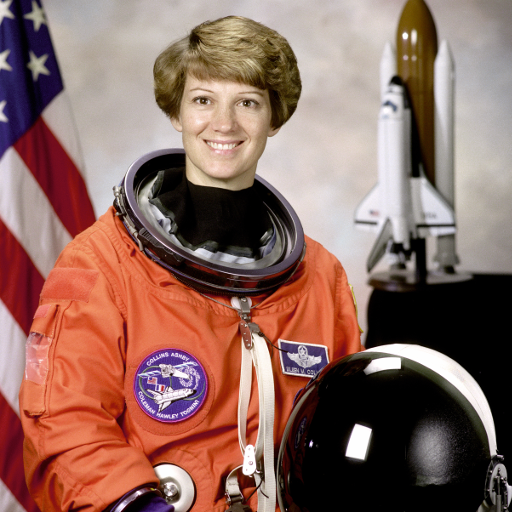
#> input picture skimage.data.astronaut(), 512 x 512 px
$ jupyter execute --allow-errors 03-hog.ipynb
#> lines starting #> are read from the running program, lines starting #| are printed output that depends on the picture; long printed decimals are rounded
# Gradient image features: Histogram of Oriented Gradients (HoG) introduction

**Overview**
This exercise introduces image gradient extraction and demonstrates how to compute Histogram of Oriented Gradients (HoG) features on a sample image. The extracted HoG features will be used in later exercises for classification.

<article class="message">
    <div class="message-body">
        <strong>List of individual tasks</strong>
        <ul style="list-style: none;">
            <li>
            <a href="#descriptor">Task 1: Calculate the HoG descriptor</a>
            </li>
            <li>
            <a href="#test1">Task 2: Reflect</a>
            </li>
            <li>
            <a href="#test">Task 3: Visualizing and understanding the HoG de…</a>
            </li>
            <li>
            <a href="#test2">Task 4: Reflect</a>
            </li>
            <li>
            <a href="#compare_images">Task 5: Comparing HoG Features</a>
            </li>
            <li>
            <a href="#compare_images1">Task 6: Evaluating HoG Features</a>
            </li>
            <li>
            <a href="#interpretation">Task 7: Interpretation/ Understanding questions</a>
            </li>
            <li>
            <a href="#interpretation1">Task 8: Interpretation/ Understanding questions</a>
            </li>
        </ul>
    </div>
</article>

The cell below loads a sample image.

[cell 1]
## load input image
import matplotlib.pyplot as plt
import numpy as np
from skimage.feature import hog
from skimage import data, exposure


fn =  "./data/zelda-white.bmp"
#> (the rest of this cell did not finish here and is left out)

The following section:
- Introduces the [HoG descriptor](https://en.wikipedia.org/wiki/Histogram_of_oriented_gradients)

- Shows how to calculate a HoG featues for an image including a visualization of the HoG descriptor.

## Overview of Histogram of Oriented Gradients (HoG) Algorithm
The Histogram of Oriented Gradients (HoG) is a feature descriptor used to detect objects in images.
The function [skimage.feature.HoG](https://scikit-image.org/docs/stable/api/skimage.feature.html<elem-3>.feature.HoG)
 computes
the HoG features. It also returns the feature descriptor vector (`fd`
), in which its
size is equal to the number of: Bins $\times$ Block Columns
$\times$ Block Rows $\times$ Cells in the Block.
The process involves the following stages:
**1. Preprocessing / Smoothing:**

Initially, the image undergoes a global intensity normalization to diminish the effects of lighting. A common technique involves gamma (power-law) transformation of pixels, which can be achieved by calculating the square root or logarithm of each color channel. This stage helps in reducing the impact of local shadowing and highlights variations since the image texture strength is generally related to the local surface illumination.
**2. Calculation of Image Gradients:**

This stage focuses on computing image gradients. The standard procedure is to either convert the image to grayscale or use the most prominent color channel.
**Info**
This step was implemented by us in the first part of the exercise.


**3. Creation of Cells and Calculation of normalized Histograms:**

The objective is to create an encoding of local gradients. This involves partitioning the image window into smaller spatial cells. Each cell creates a histogram of image gradient orientations and performs various steps to normalize intensities and histograms.
**4. Compilation of Feature Vector:**

The HoG feature is constructed by concatenating the histograms for each cell into a combined vector.

---
**Task 1 (easy): Calculate the HoG descriptor👩‍💻**
1. Run the cell below to calculate and plot the HoG descriptor.

---

[cell 2]
# load new image
image1 = data.astronaut()[:270,100:320]
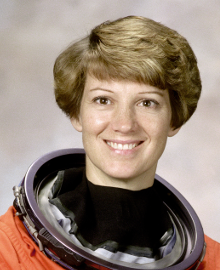
#> image1: shape (270, 220, 3); mean R, G, B 148.5, 130.6, 117.9
print(image1.shape)
#| (270, 220, 3)

feature_vector=True,
bins = 8
pixels_per_cell = 16
cells_per_block = 4

(fd1, HoG_feat1) = hog(
    image1,
    orientations=bins,
    pixels_per_cell=(pixels_per_cell, pixels_per_cell),
    cells_per_block=(cells_per_block, cells_per_block),
    block_norm="L2",
    visualize=True,
    feature_vector=True,
    channel_axis=-1
)
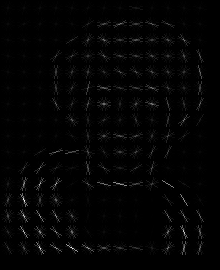
#> HoG_feat1: shape (270, 220) float64; min 0, max 68.85, mean 1.1; drawn with min black and max white
#> fd1 = 16640 values, max 0.717 at index 14860, min 0 at index 12411, mean 0.0553
HoG_feat1 = HoG_feat1.astype("uint8")
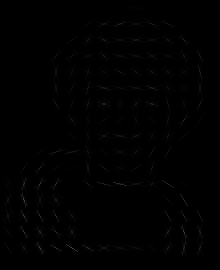
#> HoG_feat1: shape (270, 220); min 0, max 68, mean 0.9


# after implementation of the HoG function, run the following plot
fig, (ax1, ax2) = plt.subplots(1, 2, figsize=(8, 4), sharex=True, sharey=True)

ax1.axis('off')
ax1.imshow(image1, cmap=plt.cm.gray)
ax1.set_title('Input image')

# Rescale histogram for better display
HoG_image_rescaled = exposure.rescale_intensity(HoG_feat1, in_range=(0, 10))

ax2.axis('off')
ax2.imshow(HoG_image_rescaled, cmap=plt.cm.gray)
ax2.set_title('Histogram of Oriented Gradients')
plt.show()

---
**Task 2 (easy): Reflect💡**
1. What charaterizes the local histograms and the HoG feature combined?

---

[cell 3]
#Write your reflections here..
"""
Gradient-changes in different directions
"""

---
**Task 3 (easy): Visualizing and understanding the HoG descriptor👩‍💻**
Change the parameters of the HoG descriptor and visualize how the feature descriptor changes.
1. Change the parameters for the HoG descriptor:

- the number of bins
- the number of pixels per cell
- the number of cells per block

and visually observe how the dimensionality and the features change.
2. The following cell loads an image of a cat. Calculate the HoG descriptor of the cat image.

---

[cell 4]
image2 = data.cat()[:270,:440:2]
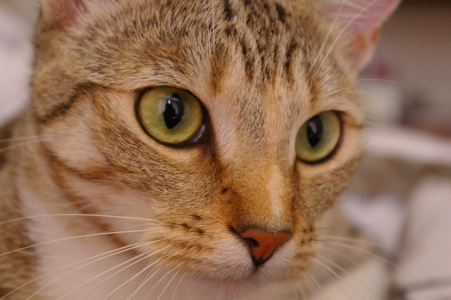
#> input picture skimage.data.cat(), 451 x 300 px
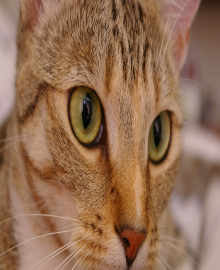
#> image2: shape (270, 220, 3); mean R, G, B 146.3, 109.6, 83.4
print(image2.shape)
#| (270, 220, 3)

bins = 8#bins
pixels_per_cell = 16#pixels_per_cell
cells_per_block = 4#cells_per_block


fd2,HoG_feat2 = hog(
    image2,
    orientations=bins,
    pixels_per_cell=(pixels_per_cell, pixels_per_cell),
    cells_per_block=(cells_per_block, cells_per_block),
    block_norm="L2",
    visualize=True,
    feature_vector=True,
    channel_axis=-1
)
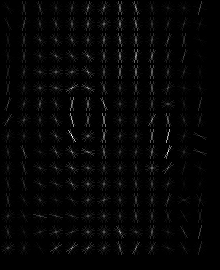
#> HoG_feat2: shape (270, 220) float64; min 0, max 46.89, mean 1; drawn with min black and max white
#> fd2 = 16640 values, max 0.608 at index 10398, min 0 at index 97, mean 0.0651
HoG_feat2 = HoG_feat2.astype("uint8")
# after implementation of the HoG function, run the following plot
fig, (ax1, ax2) = plt.subplots(1, 2, figsize=(8, 4), sharex=True, sharey=True)

ax1.axis('off')
ax1.imshow(image2, cmap=plt.cm.gray)
ax1.set_title('Input image')

# Rescale histogram for better display
HoG_image_rescaled2 = exposure.rescale_intensity(HoG_feat2, in_range=(0, 10))
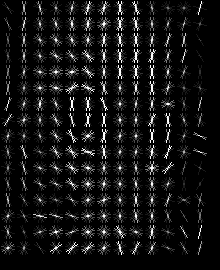
#> HoG_image_rescaled2: shape (270, 220); min 0, max 255, mean 20.3

ax2.axis('off')
ax2.imshow(HoG_image_rescaled2, cmap=plt.cm.gray)
ax2.set_title('Histogram of Oriented Gradients')

---
**Task 4 (easy): Reflect💡**
1. What charaterizes the local histograms and the HoG feature combined?

---

[cell 5]
#Write your reflections here...
"""
sí
A lot of the lines are pretty vertical so it seems we have a lot of vertical lines with contrast changes.
"""

---
**Task 5 (easy): Comparing HoG Features👩‍💻**
This task is about comparing HoG features of two different images.
1. Change the parameters of the HoG descriptor and visually compare the HoG features.
2. Calculate the normalized (use `np.linalg.norm`
 to normalize vectors) scalar product between the two feature vectors `fd1`
 and `fd2`
.     - What is the scalar product between two feature vectors? (compare it to the value of 1 )
    - Repeat the calculation for multiple HoG filter parameters, and describe how these parameters influence the result.

**Hint**
Set `feature_vector`
=True in `HoG`

3. Based on the cosine similarity (normalized inner product), explain how HoG features can be used to classify different images of cat/humans.

---

[cell 6]
# calculate the similarity here..
print((fd1/np.linalg.norm(fd1))@(fd2/np.linalg.norm(fd2)))
#| 0.4301

[cell 7]
#Write your reflections here...
"""
when it is 1 the two pictures are identicle
The closer it is to 1 the more similar are the pictures
"""

---
**Task 6 (easy): Evaluating HoG Features💡**
This task will compare two HoG features of different images.
1. What is the scalar product between two feature vectors? (compare it to the value of 1 )
2. Repeat the calculation for multiple HoG filter settings, notice a difference?

**Hint**
Set `feature_vector`
=True in `HoG`

3. Based on the cosine similarity (normalized inner product), explain how HoG features can be used to classify different images of cat/humans.

---

[cell 8]
#Write your reflections here...
print(fd1@fd2)
#| 55.912

---
**Task 7 (medium): Interpretation/ Understanding questions👩‍💻**
Select several images from the dataset (`peopleXY.jpg`
) and visually compare the HoG features of people and non-people images.
1. Run the cell below to visualizes the HoG features

---

[cell 9]
# load new image
fn =  "./data/people01.jpg"
image = plt.imread(fn)
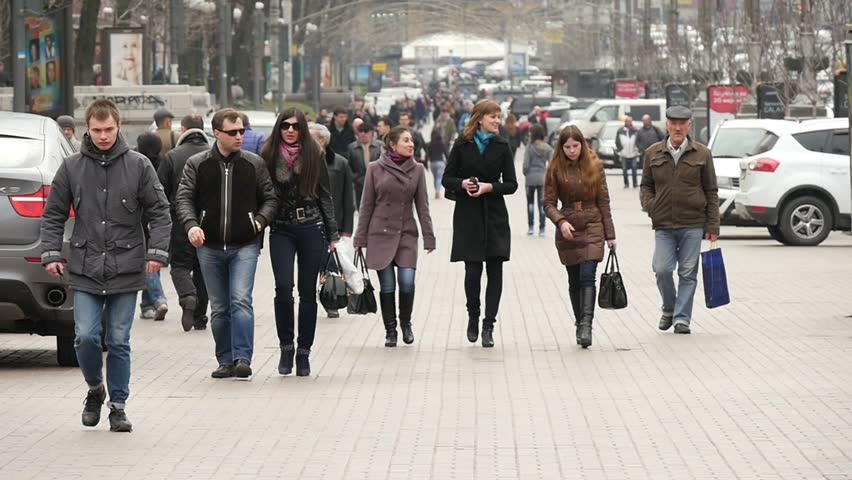
#> input picture W08/data/people01.jpg, 852 x 480 px, found by its file name
#> image is the input picture: shape (480, 852, 3); mean R, G, B 152.3, 146.7, 141.6
print(image.shape)
#| (480, 852, 3)

feature_vector=True,
bins = 8
pixels_per_cell = 16
cells_per_block = 4

# Compute HoG.
(fd, HoG_feat) = hog(
    image,
    orientations=bins,
    pixels_per_cell=(pixels_per_cell, pixels_per_cell),
    cells_per_block=(cells_per_block, cells_per_block),
    block_norm="L2",
    visualize=True,
    feature_vector=False,
    channel_axis=-1
)
HoG_feat = HoG_feat.astype("uint8")
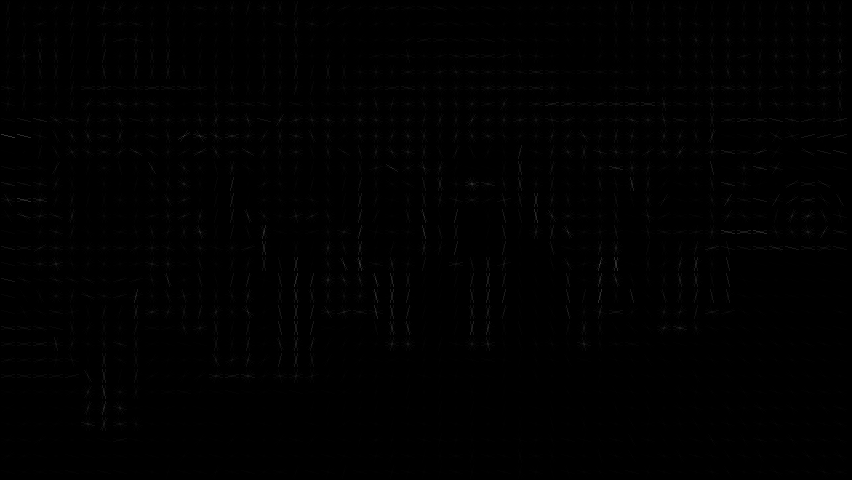
#> HoG_feat: shape (480, 852); min 0, max 62, mean 0.9


print(f' HoG feature vector shape: {fd.shape}')
#|  HoG feature vector shape: (27, 50, 4, 4, 8)
print(f' HoG feature vector shape after vectorization: {fd.reshape(-1).shape}')
#|  HoG feature vector shape after vectorization: (172800,)

fig, (ax1, ax2) = plt.subplots(1, 2, figsize=(12, 4), sharex=True, sharey=True)

ax1.axis('off')
ax1.imshow(image, cmap=plt.cm.gray)
ax1.set_title('Input image')

# Rescale histogram for better display
HoG_image_rescaled = exposure.rescale_intensity(HoG_feat, in_range=(0, 10))
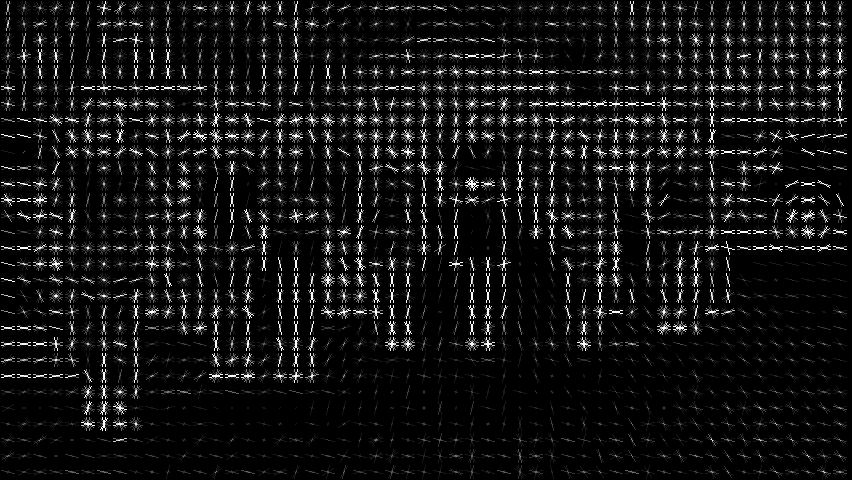
#> HoG_image_rescaled: shape (480, 852); min 0, max 255, mean 19.6

ax2.axis('off')
ax2.imshow(HoG_image_rescaled, cmap=plt.cm.gray)
ax2.set_title('Histogram of Oriented Gradients')

plt.show()
